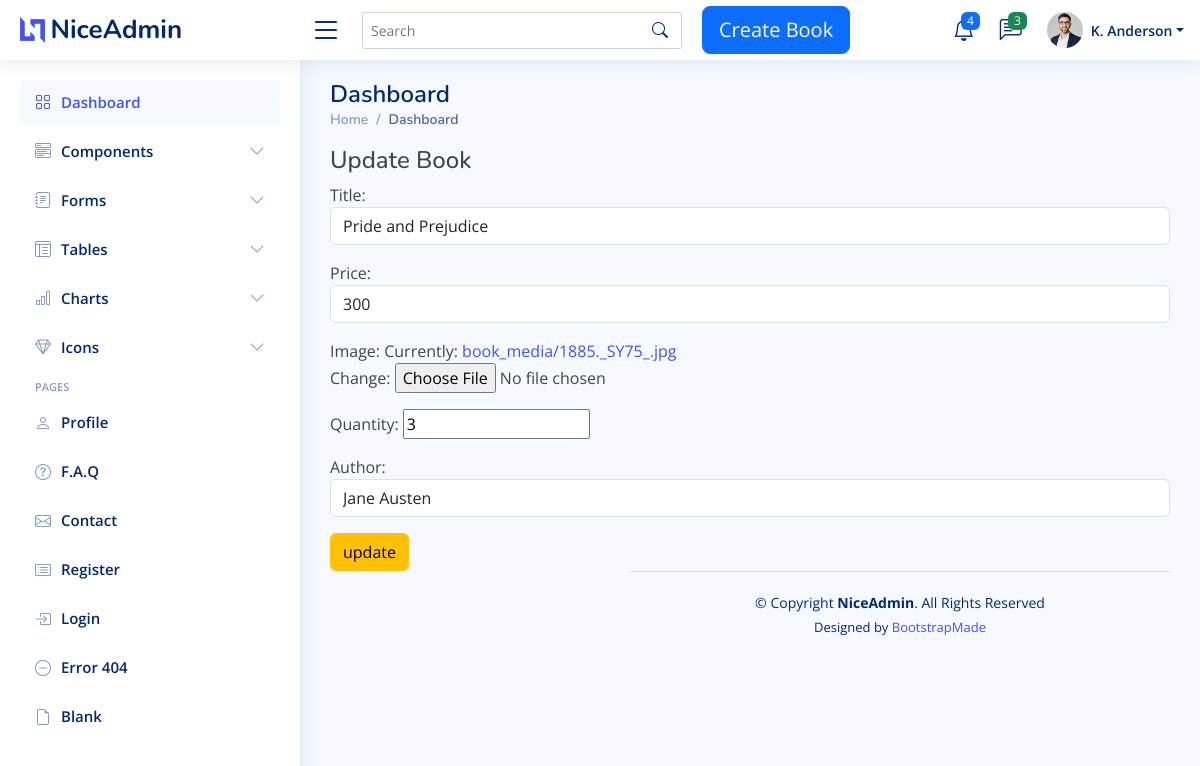
/updateview/5/, run on the app's committed database.
### bookapp/models.py (models this page shows, shortened)
class Book(models.Model):
    title=models.CharField(max_length=200,null=True)
    price= models.IntegerField(null=True)
    image=models.ImageField(upload_to='book_media')
    quantity=models.IntegerField()
    author =models.ForeignKey(Author, on_delete=models.CASCADE)

### bookapp/views.py (the view)
# urls.py: path('updateview/<int:book_id>/',views.updateBook,name='update'),
def updateBook(request,book_id):
   book = Book.objects.get(id=book_id)
   if request.method=='POST':
       form = BookForm(request.POST,request.FILES,instance=book)
       if form.is_valid():
           form.save()
           return redirect('/')
   else:
       form=BookForm(instance=book)
   return render(request,'admin/updateview.html',{'form':form})

### bookapp/forms.py
class BookForm(forms.ModelForm):
    class Meta:
        model=Book
        fields='__all__'
        widgets={
            'title':forms.TextInput(attrs={'class':'form-control','placeholder':'Enter the book name'}),
            'author':forms.Select(attrs={'class':'form-control','placeholder':'Enter the book author'}),
            'price':forms.NumberInput(attrs={'class':'form-control','placeholder':'Enter the book Price'})
        }

### bookapp/models.py (called while the page is built)
    def __str__(self):
        return '{}'.format(self.name)

### templates/admin/updateview.html (shortened to what this page needs)
{% extends 'admin/base.html' %}
{% load static %}
{% block content %}
<h4 >Update Book </h4>
<form action="" method="post" enctype="multipart/form-data">
    {{ form.as_p }}
    <input type="submit" value="update" class="btn btn-warning">
</form>
{% endblock %}

### static/assets/css/style.css (style rules this page uses)
:root { scroll-behavior: smooth; }
body { font-family: "Open Sans", sans-serif; background: #f6f9ff; color: #444444; }
h1, h2, h3, h4, h5, h6 { font-family: "Nunito", sans-serif; }

### data on the page
Book: title "Pride and Prejudice", price "300", quantity "3", author "Jane Austen"
